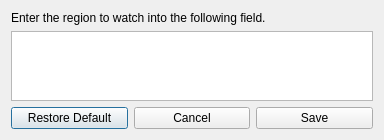
<?xml version="1.0" encoding="UTF-8"?>
<ui version="4.0">
 <class>Dialog</class>
 <widget class="QDialog" name="Dialog">
  <property name="geometry">
   <rect>
    <x>0</x>
    <y>0</y>
    <width>384</width>
    <height>139</height>
   </rect>
  </property>
  <property name="windowTitle">
   <string>Region</string>
  </property>
  <layout class="QGridLayout" name="gridLayout">
   <item row="0" column="0">
    <layout class="QVBoxLayout" name="verticalLayout">
     <item>
      <widget class="QLabel" name="label">
       <property name="text">
        <string>Enter the region to watch into the following field.</string>
       </property>
       <property name="textFormat">
        <enum>Qt::PlainText</enum>
       </property>
       <property name="wordWrap">
        <bool>true</bool>
       </property>
      </widget>
     </item>
     <item>
      <widget class="QPlainTextEdit" name="regionname_field"/>
     </item>
     <item>
      <layout class="QHBoxLayout" name="horizontalLayout_2">
       <item>
        <widget class="QPushButton" name="default_button">
         <property name="text">
          <string>Restore Default</string>
         </property>
        </widget>
       </item>
       <item>
        <widget class="QPushButton" name="cancel_button">
         <property name="text">
          <string>Cancel</string>
         </property>
        </widget>
       </item>
       <item>
        <widget class="QPushButton" name="save_button">
         <property name="text">
          <string>Save</string>
         </property>
        </widget>
       </item>
      </layout>
     </item>
    </layout>
   </item>
  </layout>
 </widget>
 <resources/>
 <connections/>
</ui>
